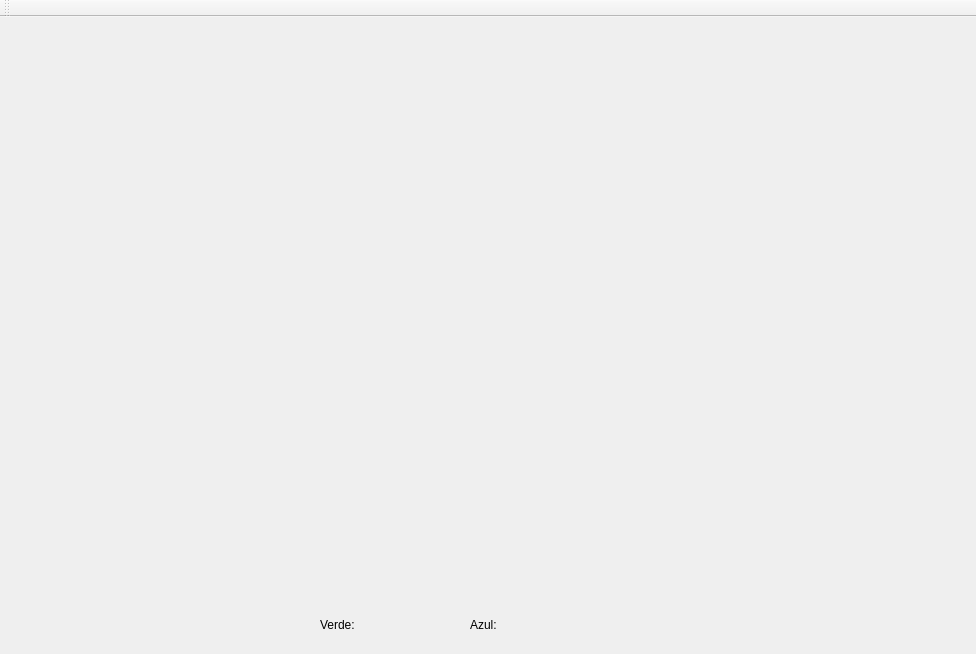
<?xml version="1.0" encoding="UTF-8"?>
<ui version="4.0">
 <class>MainWindow</class>
 <widget class="QMainWindow" name="MainWindow">
  <property name="geometry">
   <rect>
    <x>0</x>
    <y>0</y>
    <width>976</width>
    <height>654</height>
   </rect>
  </property>
  <property name="windowTitle">
   <string>Snake Battle</string>
  </property>
  <widget class="QWidget" name="centralWidget">
   <widget class="QWidget" name="gridLayoutWidget">
    <property name="geometry">
     <rect>
      <x>10</x>
      <y>0</y>
      <width>961</width>
      <height>601</height>
     </rect>
    </property>
    <layout class="QGridLayout" name="grid"/>
   </widget>
   <widget class="QLabel" name="lbTime">
    <property name="geometry">
     <rect>
      <x>10</x>
      <y>600</y>
      <width>46</width>
      <height>16</height>
     </rect>
    </property>
    <property name="text">
     <string/>
    </property>
   </widget>
   <widget class="QLabel" name="label">
    <property name="geometry">
     <rect>
      <x>320</x>
      <y>600</y>
      <width>61</width>
      <height>16</height>
     </rect>
    </property>
    <property name="text">
     <string>Verde:</string>
    </property>
   </widget>
   <widget class="QLabel" name="label_2">
    <property name="geometry">
     <rect>
      <x>470</x>
      <y>600</y>
      <width>61</width>
      <height>16</height>
     </rect>
    </property>
    <property name="text">
     <string>Azul:</string>
    </property>
   </widget>
   <widget class="QLabel" name="lbScore1">
    <property name="geometry">
     <rect>
      <x>380</x>
      <y>600</y>
      <width>61</width>
      <height>16</height>
     </rect>
    </property>
    <property name="text">
     <string/>
    </property>
   </widget>
   <widget class="QLabel" name="lbScore2">
    <property name="geometry">
     <rect>
      <x>530</x>
      <y>600</y>
      <width>61</width>
      <height>16</height>
     </rect>
    </property>
    <property name="text">
     <string/>
    </property>
   </widget>
  </widget>
  <widget class="QMenuBar" name="menuBar">
   <property name="geometry">
    <rect>
     <x>0</x>
     <y>0</y>
     <width>976</width>
     <height>21</height>
    </rect>
   </property>
  </widget>
  <widget class="QToolBar" name="mainToolBar">
   <attribute name="toolBarArea">
    <enum>TopToolBarArea</enum>
   </attribute>
   <attribute name="toolBarBreak">
    <bool>false</bool>
   </attribute>
  </widget>
 </widget>
 <layoutdefault spacing="6" margin="11"/>
 <resources/>
 <connections/>
</ui>
